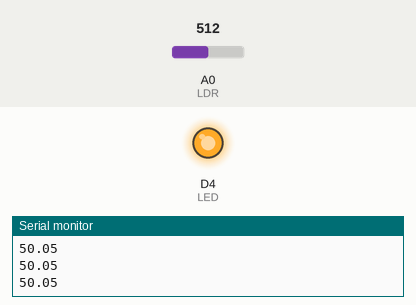
This sketch was run on a simulated ESP8266 (NodeMCU). Parts: output pins drawn as LEDs (lit = HIGH), the last lines printed to the serial monitor. The test bench sets the inputs (shaded band); at power-on: A0 (LDR) = 512.

Above: at 1.2 s.
1.3 s: A0 (LDR) set to 114
2.8 s: A0 (LDR) set to 95
At 3.8 s:
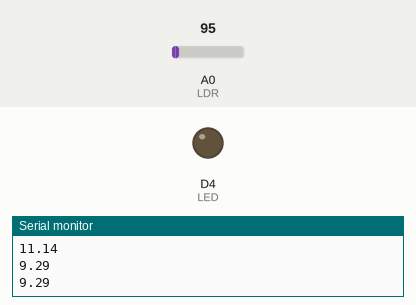
4.5 s: A0 (LDR) set to 122
At 5.0 s:
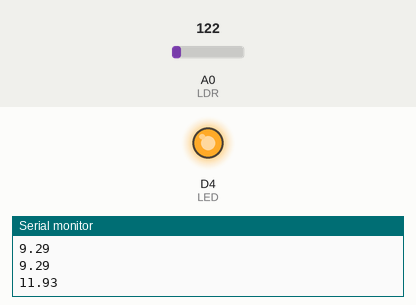
6.0 s: A0 (LDR) set to 0
At 7.4 s:
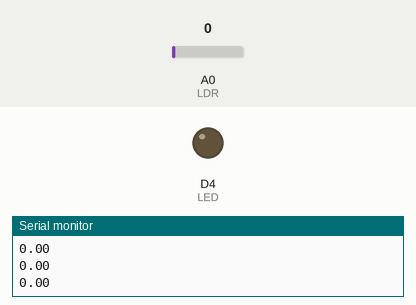
Timing chart, 0 to 8.5 s (numbered marks = the images above; inputs shaded):
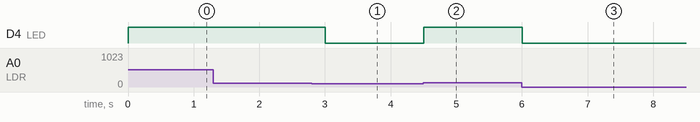

Measured:
- the behaviour switches between 103 and 102 on A0 (LDR) (found by bisection; images 0 and 1)
- after the input at 2.8 s, D4 (LED): HIGH → LOW after 0.20 s
- after the input at 4.5 s, D4 (LED): LOW → HIGH at once
- after the input at 6.0 s, D4 (LED): HIGH → LOW at once

The sketch:

Exerc_cio_2_-_Projeto_IOT_-_Ilumina__o_P_blica.ino
```cpp
/**
 * Exercício 2 - Projeto IOT - Iluminação Pública
 * By: Jack Biller
 */

int LDR = A0; // Definição do pino do LDR
int LED = D4; // Definição do pino do LED

void setup() {
  Serial.begin(115200);
  pinMode(LED, OUTPUT);
}

void loop() {
  int valor = analogRead(LDR);
  Serial.println(valor/1023.0*100.0);
  if( (analogRead(LDR)/1023.0*100.0) > 10)  digitalWrite(LED, HIGH);
  else                                    digitalWrite(LED, LOW);
  delay(500);
}
```
